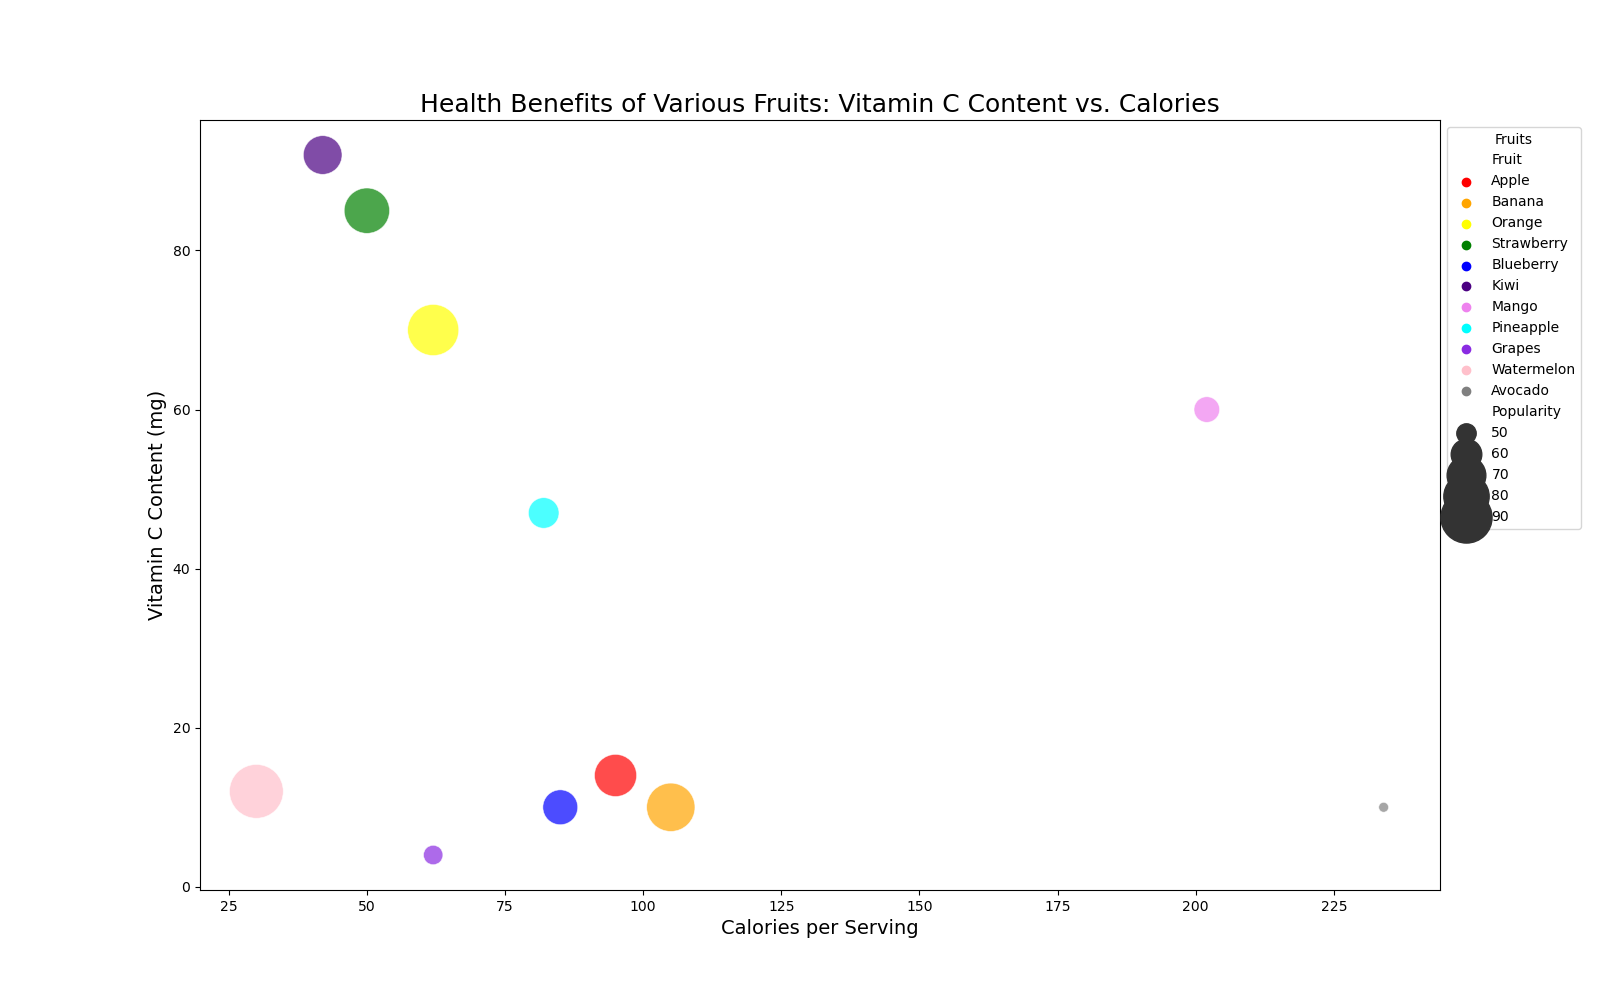

Write Python code to recreate this figure.

import matplotlib.pyplot as plt
import pandas as pd
import seaborn as sns

# Prepare the data in a Pandas DataFrame
data = {
    'Fruit': ['Apple', 'Banana', 'Orange', 'Strawberry', 'Blueberry', 'Kiwi', 'Mango', 'Pineapple', 'Grapes', 'Watermelon', 'Avocado'],
    'Vitamin C (mg)': [14, 10, 70, 85, 10, 92, 60, 47, 4, 12, 10],
    'Calories': [95, 105, 62, 50, 85, 42, 202, 82, 62, 30, 234],
    'Popularity': [75, 85, 90, 80, 65, 70, 55, 60, 50, 95, 45]
}
df = pd.DataFrame(data)

# Create the plot
plt.figure(figsize=(16, 10))
bubble = sns.scatterplot(data=df, x='Calories', y='Vitamin C (mg)', size='Popularity', hue='Fruit', 
                         palette=['#FF0000','#FFA500','#FFFF00','#008000','#0000FF','#4B0082','#EE82EE','#00FFFF','#8A2BE2','#FFC0CB','#808080'], 
                         sizes=(50, 1500), alpha=0.7, edgecolor='w', linewidth=0.5)

# Customize the axes and title
plt.title('Health Benefits of Various Fruits: Vitamin C Content vs. Calories', fontsize=18)
plt.xlabel('Calories per Serving', fontsize=14)
plt.ylabel('Vitamin C Content (mg)', fontsize=14)

# Adjust legend
bubble.legend(loc='upper left', bbox_to_anchor=(1, 1), title='Fruits')

# Show the bubble chart
plt.show()
